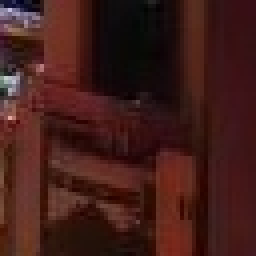
#> input picture Traffic-Dataset-1-Non-NN/negative-train/hlp-01-20210610-205037-cut_mp4-21_jpg.rf.8363efae931b3b673df9350ebf21f840.jpg_negative_5031.jpg, 64 x 64 px, found by its file name (shown 4 times larger); its folder holds 4 pictures in this run
$ jupyter execute --allow-errors HOG.ipynb
#> lines starting #> are read from the running program, lines starting #| are printed output that depends on the picture
[cell 1]
import cv2
import numpy as np
import os

[cell 2]
# Load positive and negative samples
negative_images = 'Traffic-Dataset-1-Non-NN\\negative-train'
positive_images = 'Traffic-Dataset-1-Non-NN\\positive-train'
positive_samples = []  # List of paths to positive sample images
negative_samples = []  # List of paths to negative sample images

for filename in os.listdir(negative_images):
    image_path = os.path.join(negative_images, filename)
    negative_samples.append(image_path)
#> pass 2 of the loop `for filename in os.listdir(negative_images):`:
#> pass 3 of the loop `for filename in os.listdir(negative_images):`:
#> the loop made 4 passes; the first 3 are shown

#> (the rest of this cell did not finish here and is left out)

[cell 3]
print(positive_samples)
print(negative_samples)

[cell 4]
win_size = (64, 64)  # Size of the detection window
block_size = (16, 16)  # Block size in pixels
block_stride = (8, 8)  # Block stride in pixels
cell_size = (8, 8)  # Cell size in pixels
num_bins = 9  # Number of bins in the histogram
hog_descriptor = cv2.HOGDescriptor(win_size, block_size, block_stride, cell_size, num_bins)

[cell 5]
neg_features = []
for img_path in negative_samples:
    img = cv2.imread(img_path, cv2.IMREAD_GRAYSCALE)
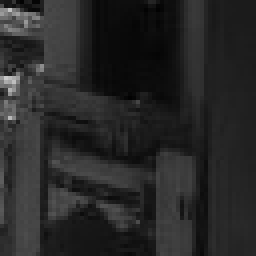
#> img: shape (64, 64) (shown 4 times larger); min 2, max 200, mean 39.4
    resized_img = cv2.resize(img, win_size)
    features = hog_descriptor.compute(resized_img)
#> features = 1764 values, max 0.438 at index 1728, min 0 at index 1263, mean 0.132
    neg_features.append(features)
#> pass 2 of the loop `for img_path in negative_samples:`:
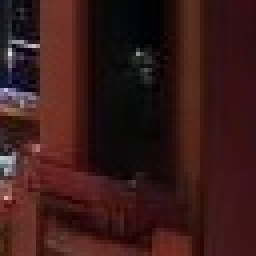
#> input picture Traffic-Dataset-1-Non-NN/negative-train/hlp-01-20210610-205037-cut_mp4-21_jpg.rf.8363efae931b3b673df9350ebf21f840.jpg_negative_75756.jpg, 64 x 64 px, found by its file name (shown 4 times larger)
#> `img = cv2.imread(img_path, cv2.IMREAD_GRAYSCALE)`:
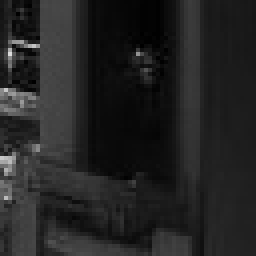
#> img: shape (64, 64) (shown 4 times larger); min 0, max 220, mean 35.4
#> features = 1764 values, max 0.449 at index 1134, min 0 at index 633, mean 0.125
#> pass 3 of the loop `for img_path in negative_samples:`:
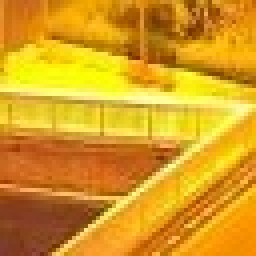
#> input picture Traffic-Dataset-1-Non-NN/negative-train/hlp-01-20210610-205037-cut_mp4-21_jpg.rf.8363efae931b3b673df9350ebf21f840.jpg_negative_75980.jpg, 64 x 64 px, found by its file name (shown 4 times larger)
#> `img = cv2.imread(img_path, cv2.IMREAD_GRAYSCALE)`:
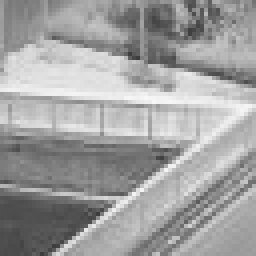
#> img: shape (64, 64) (shown 4 times larger); min 60, max 248, mean 160.3
#> features = 1764 values, max 0.416 at index 479, min 0.000142 at index 1483, mean 0.131
#> the loop made 4 passes; the first 3 are shown
neg_features = np.array(neg_features, dtype=np.float32)
neg_labels = np.zeros((neg_features.shape[0], 1), dtype=np.int32)
#> neg_labels = [0, 0, 0, 0]

[cell 6]
pos_features = []
for img_path in positive_samples:
    img = cv2.imread(img_path, cv2.IMREAD_GRAYSCALE)
    resized_img = cv2.resize(img, win_size)
    features = hog_descriptor.compute(resized_img)
    pos_features.append(features)
pos_features = np.array(pos_features, dtype=np.float32)
pos_labels = np.ones((pos_features.shape[0], 1), dtype=np.int32)

#> (a cell that did not finish here is left out)

#> (a cell that did not finish here is left out)

[cell 9]
svm = cv2.ml.SVM_create()
svm.setType(cv2.ml.SVM_C_SVC)
svm.setKernel(cv2.ml.SVM_LINEAR)
svm.setTermCriteria((cv2.TERM_CRITERIA_MAX_ITER, 100, 1e-6))

[cell 10]
rand = np.random.RandomState(123)
shuffle_indices = rand.permutation(len(features))
#> shuffle_indices = 1764 values, max 1763 at index 684, min 0 at index 315, mean 881.5
#> (the rest of this cell did not finish here and is left out)
